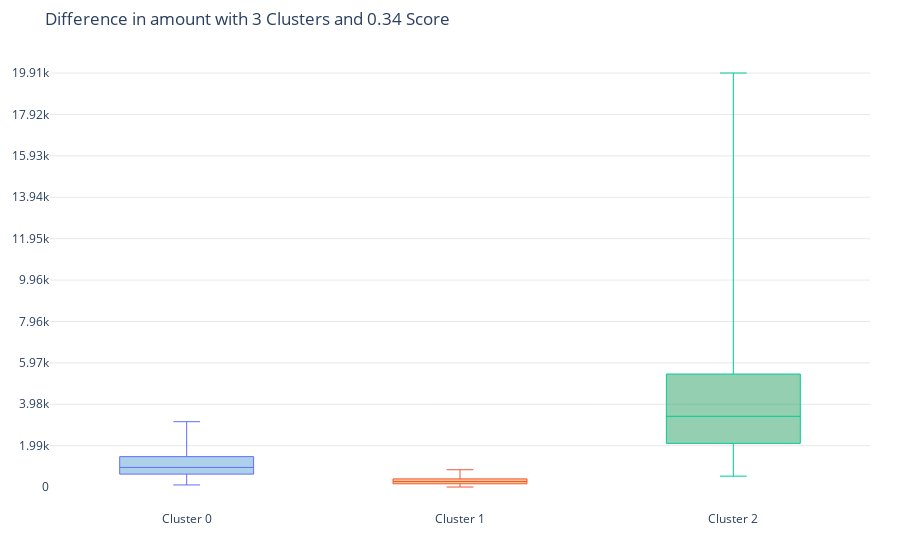
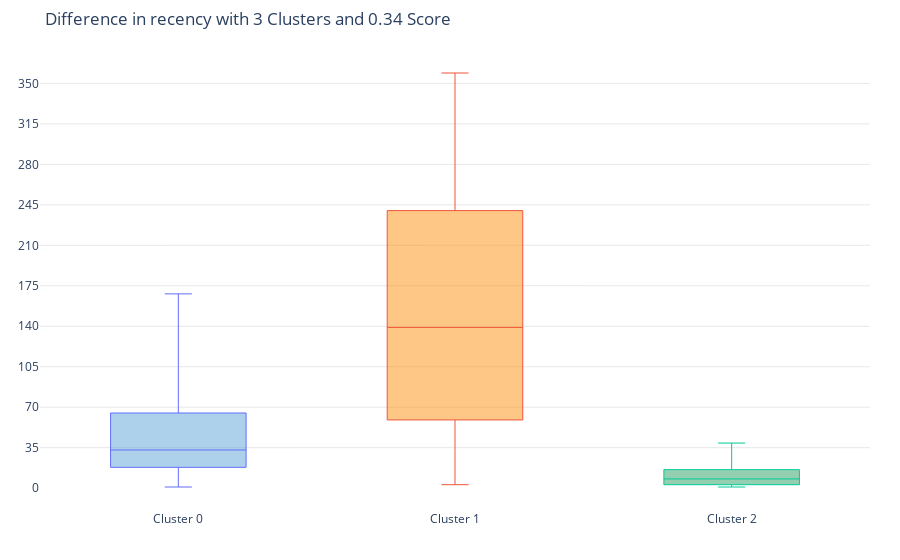
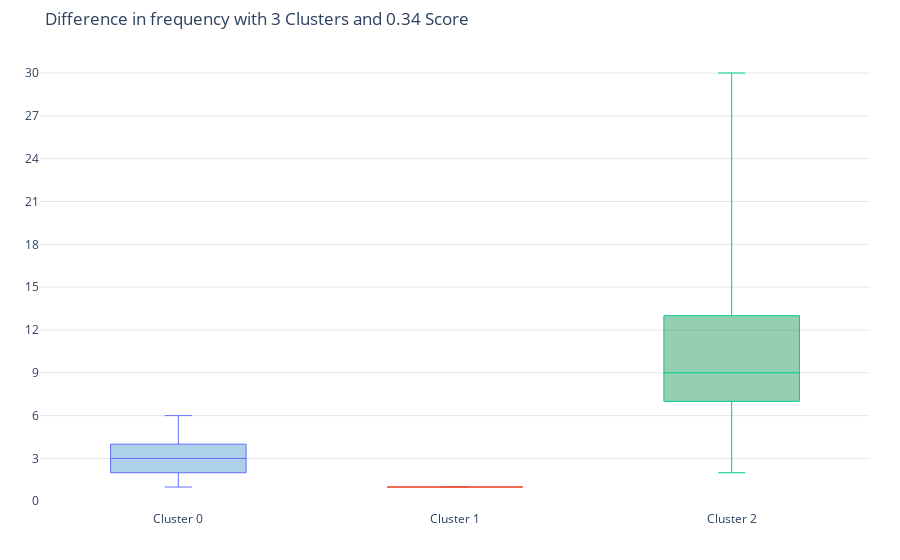
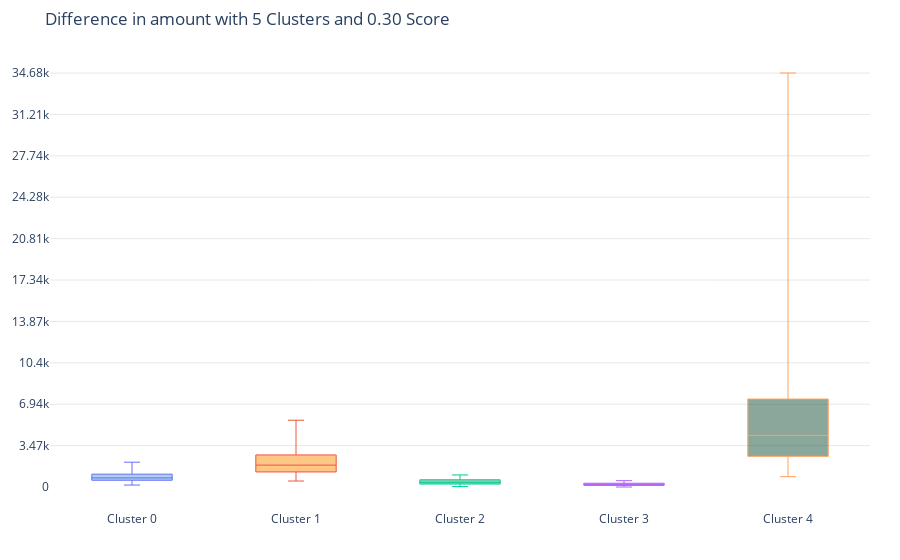

Notebook cell for these charts, in order:
### Code cell
x_data = ['Cluster 0', 'Cluster 1','Cluster 2','Cluster 3','Cluster 4', 'Cluster 5', 'Cluster 6']
colors = ['rgba(93, 164, 214, 0.5)', 'rgba(255, 144, 14, 0.5)', 'rgba(44, 160, 101, 0.5)', 'rgba(255, 65, 54, 0.5)', 
          'rgba(22, 80, 57, 0.5)', 'rgba(127, 65, 14, 0.5)', 'rgba(207, 114, 255, 0.5)', 'rgba(127, 96, 0, 0.5)']
cutoff_quantile = 95

for n_clusters in range(3,K_best+1,2):
    cl = 'clusters_' + str(n_clusters)
    for fild in range(0, 3):
        field_to_plot = features[fild]        
        y_data = list()
        ymax = 0
        for i in np.arange(0,n_clusters):
            y0 = customer_history_df[customer_history_df[cl]==i][field_to_plot].values
            y0 = y0[y0<np.percentile(y0, cutoff_quantile)]
            if ymax < max(y0): ymax = max(y0)
            y_data.insert(i, y0)

        traces = []

        for xd, yd, cls in zip(x_data[:n_clusters], y_data, colors[:n_clusters]):
                traces.append(go.Box(y=yd, name=xd, boxpoints=False, jitter=0.5, whiskerwidth=0.2, fillcolor=cls,
                    marker=dict( size=1, ),
                    line=dict(width=1),
                ))

        layout = go.Layout(
            title='Difference in {} with {} Clusters and {:1.2f} Score'.\
            format(field_to_plot, n_clusters, cluster_centers[n_clusters]['silhouette_score']),
            yaxis=dict( autorange=True, showgrid=True, zeroline=True,
                dtick = int(ymax/10),
                gridcolor='black', gridwidth=0.1, zerolinecolor='rgb(255, 255, 255)', zerolinewidth=2, ),
            margin=dict(l=40, r=30, b=50, t=50, ),
            paper_bgcolor='white',
            plot_bgcolor='white',
            showlegend=False
        )

        fig = go.Figure(data=traces, layout=layout)
        py.offline.iplot(fig)

### Figure 1 — Plotly figure (JSON) as saved in the notebook; plotly's stock layout.template omitted (floating-point values rounded to 4 significant figures; data arrays with more than 128 entries replaced by an {"elided": "..."} marker saying what was removed)
{"data": [{"jitter": 0.5, "name": "Cluster 0", "y": {"elided": "1612 float values"}, "fillcolor": "rgba(93, 164, 214, 0.5)", "marker": {"size": 1}, "line": {"width": 1}, "whiskerwidth": 0.2, "type": "box", "boxpoints": false}, {"jitter": 0.5, "name": "Cluster 1", "y": {"elided": "1756 float values"}, "fillcolor": "rgba(255, 144, 14, 0.5)", "marker": {"size": 1}, "line": {"width": 1}, "whiskerwidth": 0.2, "type": "box", "boxpoints": false}, {"jitter": 0.5, "name": "Cluster 2", "y": {"elided": "752 float values"}, "fillcolor": "rgba(44, 160, 101, 0.5)", "marker": {"size": 1}, "line": {"width": 1}, "whiskerwidth": 0.2, "type": "box", "boxpoints": false}], "layout": {"showlegend": false, "title": {"text": "Difference in amount with 3 Clusters and 0.34 Score"}, "paper_bgcolor": "white", "plot_bgcolor": "white", "yaxis": {"zerolinewidth": 2, "gridwidth": 0.1, "dtick": 1991, "showgrid": true, "zerolinecolor": "rgb(255, 255, 255)", "gridcolor": "black", "zeroline": true, "autorange": true}, "margin": {"r": 30, "b": 50, "l": 40, "t": 50}}}

### Figure 2 — Plotly figure (JSON) as saved in the notebook; plotly's stock layout.template omitted (floating-point values rounded to 4 significant figures; data arrays with more than 128 entries replaced by an {"elided": "..."} marker saying what was removed)
{"data": [{"jitter": 0.5, "name": "Cluster 0", "y": {"elided": "1612 int values"}, "fillcolor": "rgba(93, 164, 214, 0.5)", "marker": {"size": 1}, "line": {"width": 1}, "whiskerwidth": 0.2, "type": "box", "boxpoints": false}, {"jitter": 0.5, "name": "Cluster 1", "y": {"elided": "1756 int values"}, "fillcolor": "rgba(255, 144, 14, 0.5)", "marker": {"size": 1}, "line": {"width": 1}, "whiskerwidth": 0.2, "type": "box", "boxpoints": false}, {"jitter": 0.5, "name": "Cluster 2", "y": {"elided": "752 int values"}, "fillcolor": "rgba(44, 160, 101, 0.5)", "marker": {"size": 1}, "line": {"width": 1}, "whiskerwidth": 0.2, "type": "box", "boxpoints": false}], "layout": {"showlegend": false, "title": {"text": "Difference in recency with 3 Clusters and 0.34 Score"}, "paper_bgcolor": "white", "plot_bgcolor": "white", "yaxis": {"zerolinewidth": 2, "gridwidth": 0.1, "dtick": 35, "showgrid": true, "zerolinecolor": "rgb(255, 255, 255)", "gridcolor": "black", "zeroline": true, "autorange": true}, "margin": {"r": 30, "b": 50, "l": 40, "t": 50}}}

### Figure 3 — Plotly figure (JSON) as saved in the notebook; plotly's stock layout.template omitted (floating-point values rounded to 4 significant figures; data arrays with more than 128 entries replaced by an {"elided": "..."} marker saying what was removed)
{"data": [{"jitter": 0.5, "name": "Cluster 0", "y": {"elided": "1603 int values"}, "fillcolor": "rgba(93, 164, 214, 0.5)", "marker": {"size": 1}, "line": {"width": 1}, "whiskerwidth": 0.2, "type": "box", "boxpoints": false}, {"jitter": 0.5, "name": "Cluster 1", "y": {"elided": "1423 int values"}, "fillcolor": "rgba(255, 144, 14, 0.5)", "marker": {"size": 1}, "line": {"width": 1}, "whiskerwidth": 0.2, "type": "box", "boxpoints": false}, {"jitter": 0.5, "name": "Cluster 2", "y": {"elided": "750 int values"}, "fillcolor": "rgba(44, 160, 101, 0.5)", "marker": {"size": 1}, "line": {"width": 1}, "whiskerwidth": 0.2, "type": "box", "boxpoints": false}], "layout": {"showlegend": false, "title": {"text": "Difference in frequency with 3 Clusters and 0.34 Score"}, "paper_bgcolor": "white", "plot_bgcolor": "white", "yaxis": {"zerolinewidth": 2, "gridwidth": 0.1, "dtick": 3, "showgrid": true, "zerolinecolor": "rgb(255, 255, 255)", "gridcolor": "black", "zeroline": true, "autorange": true}, "margin": {"r": 30, "b": 50, "l": 40, "t": 50}}}

### Figure 4 — Plotly figure (JSON) as saved in the notebook; plotly's stock layout.template omitted (floating-point values rounded to 4 significant figures; data arrays with more than 128 entries replaced by an {"elided": "..."} marker saying what was removed)
{"data": [{"jitter": 0.5, "name": "Cluster 0", "y": {"elided": "902 float values"}, "fillcolor": "rgba(93, 164, 214, 0.5)", "marker": {"size": 1}, "line": {"width": 1}, "whiskerwidth": 0.2, "type": "box", "boxpoints": false}, {"jitter": 0.5, "name": "Cluster 1", "y": {"elided": "917 float values"}, "fillcolor": "rgba(255, 144, 14, 0.5)", "marker": {"size": 1}, "line": {"width": 1}, "whiskerwidth": 0.2, "type": "box", "boxpoints": false}, {"jitter": 0.5, "name": "Cluster 2", "y": {"elided": "683 float values"}, "fillcolor": "rgba(44, 160, 101, 0.5)", "marker": {"size": 1}, "line": {"width": 1}, "whiskerwidth": 0.2, "type": "box", "boxpoints": false}, {"jitter": 0.5, "name": "Cluster 3", "y": {"elided": "1186 float values"}, "fillcolor": "rgba(255, 65, 54, 0.5)", "marker": {"size": 1}, "line": {"width": 1}, "whiskerwidth": 0.2, "type": "box", "boxpoints": false}, {"jitter": 0.5, "name": "Cluster 4", "y": {"elided": "431 float values"}, "fillcolor": "rgba(22, 80, 57, 0.5)", "marker": {"size": 1}, "line": {"width": 1}, "whiskerwidth": 0.2, "type": "box", "boxpoints": false}], "layout": {"showlegend": false, "title": {"text": "Difference in amount with 5 Clusters and 0.30 Score"}, "paper_bgcolor": "white", "plot_bgcolor": "white", "yaxis": {"zerolinewidth": 2, "gridwidth": 0.1, "dtick": 3468, "showgrid": true, "zerolinecolor": "rgb(255, 255, 255)", "gridcolor": "black", "zeroline": true, "autorange": true}, "margin": {"r": 30, "b": 50, "l": 40, "t": 50}}}
